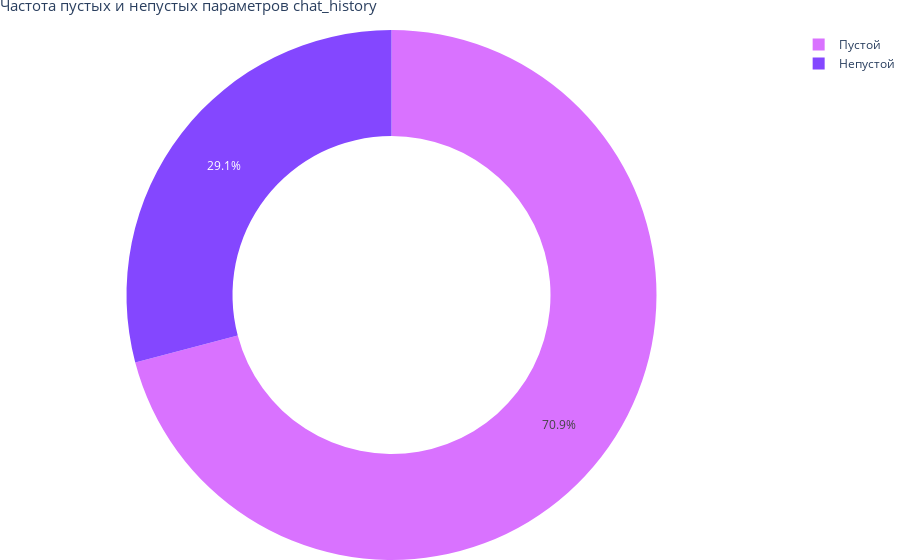

The notebook cell this image was saved under:
### Code cell
fig_chat_history_empty = px.pie(
    chat_history_empty,
    names='chat_history',
    values='count',
    labels={'chat_history': 'Значение параметра', 'count': 'Количество'},
    color_discrete_sequence=coolors,
    title='Частота пустых и непустых параметров chat_history',
    hover_name='chat_history',
    hole=0.6,
)

fig_chat_history_empty.update_layout(
    title_font=dict(size=15),
    paper_bgcolor='white',
    title_x=0,
    title_y=1,
    margin=dict(l=0, r=0, t=30, b=0)
)

fig_chat_history_empty.update_traces(
    hovertemplate='<b>%{label}</b><br>Количество: %{value}<extra></extra>'
)

fig_chat_history_empty.show(config={'displayModeBar': False})

### Figure 1 — Plotly figure (JSON) as saved in the notebook; plotly's stock layout.template omitted (floating-point values rounded to 4 significant figures)
{"data": [{"domain": {"x": [0, 1], "y": [0, 1]}, "hole": 0.6, "hovertemplate": "<b>%{label}</b><br>Количество: %{value}<extra></extra>", "hovertext": ["Пустой", "Непустой"], "labels": ["Пустой", "Непустой"], "legendgroup": "", "name": "", "showlegend": true, "type": "pie", "values": [709, 291]}], "layout": {"legend": {"tracegroupgap": 0}, "margin": {"b": 0, "l": 0, "r": 0, "t": 30}, "paper_bgcolor": "white", "piecolorway": ["#D972FF", "#8447FF", "#8CFFDA", "#FFFFE8"], "title": {"font": {"size": 15}, "text": "Частота пустых и непустых параметров chat_history", "x": 0, "y": 1}}}
